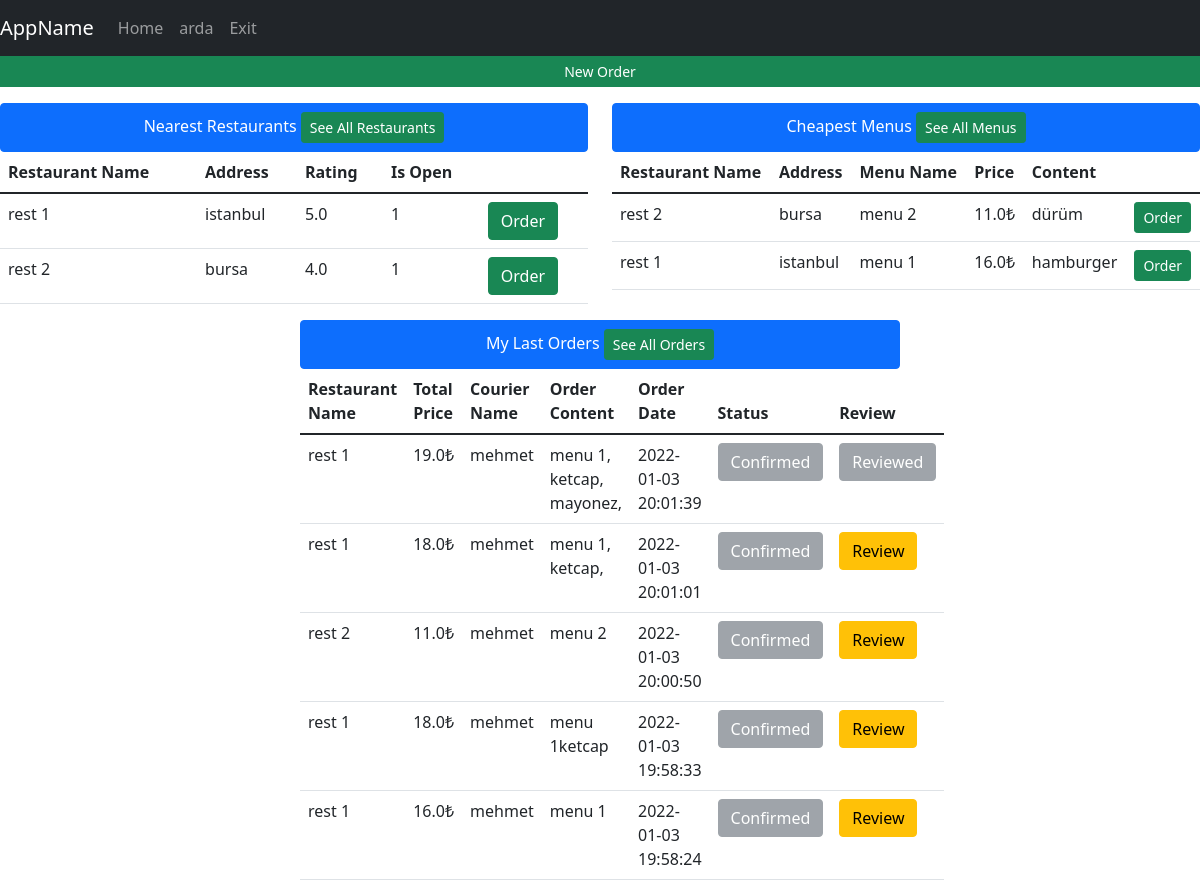
Screenshot of /home (signed in) with the database file from the repository.
### tables this page shows
CREATE TABLE restaurant(id INTEGER PRIMARY KEY, restaurantName varchar(30),address varchar(250),lat Text,lng Text,isOpen binary,averageRating REAL);

CREATE TABLE menu(id INTEGER PRIMARY KEY,menuName varchar(30), price REAL, content TEXT, restaurantId int REFERENCES restaurant(id) ON UPDATE CASCADE);

CREATE TABLE foodOrder(id INTEGER PRIMARY KEY,content TEXT,orderDate Date DEFAULT (datetime('now','localtime')),totalPrice REAL, is_delivered INTEGER DEFAULT(0), is_reviewed INTEGER DEFAULT(0), restaurantId INTEGER, courierID int REFERENCES couriers(id) ON UPDATE CASCADE, userUserName varchar(30) REFERENCES users(username) ON UPDATE CASCADE, FOREIGN KEY(restaurantId) REFERENCES restaurant(id));

CREATE TABLE couriers(id INTEGER PRIMARY KEY,name TEXT,is_available TEXT,lat REAL,lng, orderId int REFERENCES foodOrder(id) ON UPDATE CASCADE);

### app.py (the view, shortened to what this page needs)
@app.route("/home", methods=["GET", "POST"])
def homeView():
    with sqlite3.connect(DATABASE) as database:
        cursor = database.cursor()
    if not session.get('logged_in'):
        return render_template('auth/login.html', title='Login')
    if session["user_type"] == 1:
        data = getAllDbData(toGet=["users", "restaurant", "couriers", "menu","orders", "reviews"], limit=5)
        session["isFiltered"], session["filteredData"] = False, {}
        return render_template('admin/adminHome.html', title='Admin Page', username=session["username"], data=data)
    else:
        data = getUserViewData()
        return render_template('user/homePage.html', title='Home', username=session["username"], data=data)

### templates/user/homePage.html (shortened to what this page needs)
{% extends 'base.html' %}
{% block navbar %}
<nav class="navbar navbar-expand-lg navbar-dark bg-dark">
    <a class="navbar-brand" href="/home">AppName</a>
    <div class="collapse navbar-collapse" id="navbarNav">
        <ul class="navbar-nav">
          <li class="nav-item active"><a class="nav-link" href="/">Home</a></li>
          <li class="nav-item active"><a class="nav-link" href="/userSettings">{{username}}</a></li>
          <li class="nav-item active"><a class="nav-link" href="/exit">Exit</a></li>
        </ul>
    </div>
</nav>
{% endblock %}
{% block body %}
    <div class="row">
    <a class="btn btn-sm btn-success" href="/selectRestaurant"> New Order </a>
    </div>
    <center>
     <div class="row mt-3">
     <div class="col-md-6">
         <ul class="list-group">
          <li class="list-group-item active">Nearest Restaurants <a href="/selectRestaurant" class="btn btn-sm btn-success">See All Restaurants</a></li>
         </ul>
         <form action="/selectMenu" method="POST">
         <table class="table table-hover">
              <thead>
                <tr>
                  <th scope="col">Restaurant Name</th>
                  <th scope="col">Address</th>
                  <th scope="col">Rating</th>
                  <th scope="col">Is Open</th>
                  <th scope="col"></th>
                </tr>
              </thead>
              <tbody>
              {%for i in range(data["near_restaurants"]|length)%}
                <tr>
                  <td>{{ data["near_restaurants"][i][2] }}</td>
                  <td>{{ data["near_restaurants"][i][3] }}</td>
                  <td>{{ data["near_restaurants"][i][7] }}</td>
                  <td>{{ data["near_restaurants"][i][6] }}</td>
                  {% if data["near_restaurants"][i][6] == 0 %}
                <td>
                  <button type="submit" disabled name="selectedRestaurant" value='{{ data["near_restaurants"][i][1] }}' class="btn btn-secondary">Closed</button>
                </td>
                {% else %}
                <td>
                  <button type="submit"  name="selectedRestaurant" value='{{ data["near_restaurants"][i][1] }}' class="btn btn-success">Order</button>
                </td>
                {% endif %}
                </tr>
              {%endfor%}
              </tbody>
         </table>
         </form>
     </div>
     <div class="col-md-6">
         <ul class="list-group">
          <li class="list-group-item active">Cheapest Menus <a href="/menus" class="btn btn-sm btn-success">See All Menus</a></li>
          </ul>
         <form action="/selectMenu" method="POST">
         <table class="table table-hover">
              <thead>
                <tr>
                  <th scope="col">Restaurant Name</th>
                  <th scope="col">Address</th>
                  <th scope="col">Menu Name</th>
                  <th scope="col">Price</th>
                  <th scope="col">Content</th>
                </tr>
              </thead>
              <tbody>
              {%for i in range(data["cheap_menus"]|length)%}
                <tr>
                  <td>{{ data["cheap_menus"][i][0] }}</td>
                  <td>{{ data["cheap_menus"][i][1] }}</td>
                  <td>{{ data["cheap_menus"][i][2] }} </td>
                  <td>{{ data["cheap_menus"][i][3] }}₺</td>
                  <td>{{ data["cheap_menus"][i][6] }} </td>
                  {% if data["cheap_menus"][i][7] == 0 %}
                        <td><button class="btn btn-secondary" disabled name="selectedMenu" value="{{ data["cheap_menus"][i][4] }}">Closed</button></td>
                    {% else %}
                        <td><button class="btn btn-sm btn-success" name="selectedMenu" value="{{ data["cheap_menus"][i][4] }}">Order</button></td>
                    {% endif %}
                </tr>
              {%endfor%}
              </tbody>
         </table>
         </form>
     </div>
 </div>
        </center>
 <center>
     <div class="col-md-6">
         <ul class="list-group">
          <li class="list-group-item active">My Last Orders <a href="/myOrders" class="btn btn-sm btn-success">See All Orders</a></li>
          </ul>
         <form action="/home" method="POST">
         <table class="table table-hover">
              <thead>
                <tr>
                  <th scope="col">Restaurant Name</th>
                  <th scope="col">Total Price</th>
                  <th scope="col">Courier Name</th>
                  <th scope="col">Order Content</th>
                  <th scope="col">Order Date</th>
                  <th scope="col">Status</th>
                  <th scope="col">Review</th>
                </tr>
              </thead>
              <tbody>
              {%for i in range(data["orders"]|length)%}
                <tr>
                  <td>{{ data["orders"][i][6] }} </td>
                  <td>{{ data["orders"][i][0] }}₺</td>
                  <td>{{ data["orders"][i][2] }}</td>
                  <td>{{ data["orders"][i][3] }}</td>
                  <td>{{ data["orders"][i][1] }}</td>
                    {% if data["orders"][i][5] == 1 %}
                        <td><button class="btn btn-secondary" disabled name="confirmedOrder" value="{{data['orders'][i][4]}}">Confirmed</button></td>
                    {% else %}
                        <td><button class="btn btn-warning" name="confirmedOrder" value="{{data['orders'][i][4]}}">Confirm Delivered</button></td>
                    {% endif %}
                    {% if data["orders"][i][7] == 1 %}
                        <td><button class="btn btn-secondary" disabled name="confirmedOrder" value="{{data['orders'][i][4]}}">Reviewed</button></td>
                    {% else %}
                        <td><a href="/reviewRestaurant?restId={{ data['orders'][i][8] }}&foodOrderId={{ data['orders'][i][4] }}" class="btn btn-warning" name="confirmedOrder" value="{{data['orders'][i][4]}}">Review</a></td>
                    {% endif %}
                </tr>
              {%endfor%}
              </tbody>
         </table>
         </form>
     </div>
 </center>
{% endblock %}

### templates/base.html (shortened to what this page needs)
<!doctype html>
<html lang="en">
  <head>
    <link href="https://cdn.jsdelivr.net/npm/bootstrap@5.1.3/dist/css/bootstrap.min.css" rel="stylesheet">
  </head>
  <body>
  <div>
    {% block navbar %}
    {% endblock %}
  </div>
  <div>
    {% block body %}
    {% endblock %}
  </div>
  </body>
</html>

### rows the page displays
restaurant: restaurantName "rest 1", address "istanbul", averageRating "5.0", isOpen "1", restaurantName "rest 1", address "istanbul", restaurantName "rest 1" "rest 1" "rest 1" "rest 1"
restaurant: restaurantName "rest 2", address "bursa", averageRating "4.0", isOpen "1", restaurantName "rest 2", address "bursa", restaurantName "rest 2"
menu: menuName "menu 2", price "11.0", content "dürüm"
menu: menuName "menu 1", price "16.0", content "hamburger"
foodOrder: totalPrice "19.0", content "menu 1, ketcap, mayonez,", orderDate "2022-01-03 20:01:39"
couriers: name "mehmet" "mehmet" "mehmet" "mehmet" "mehmet"
foodOrder: totalPrice "18.0", content "menu 1, ketcap,", orderDate "2022-01-03 20:01:01"
foodOrder: totalPrice "11.0", content "menu 2", orderDate "2022-01-03 20:00:50"
foodOrder: totalPrice "18.0", content "menu 1ketcap", orderDate "2022-01-03 19:58:33"
foodOrder: totalPrice "16.0", content "menu 1", orderDate "2022-01-03 19:58:24"

### other values shown
{{ username }} "arda"
